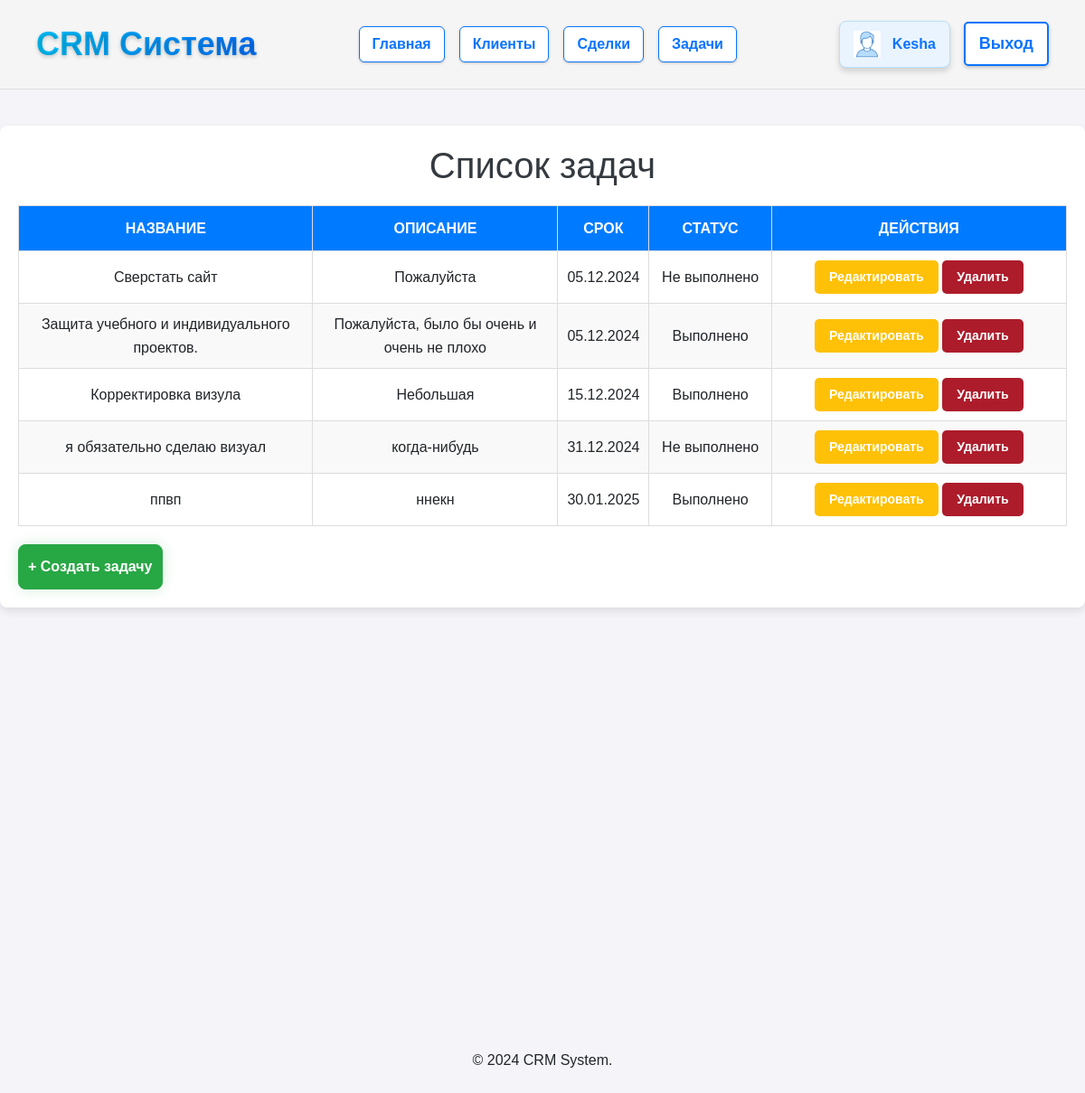
The app's page /task/ (signed in) with its own data.
### crm/models.py (models this page shows, shortened)
class Task(models.Model):
    title = models.CharField(default="", max_length=200, verbose_name="Название задачи")
    description = models.TextField(default="", blank=True, verbose_name="Описание")
    deadline = models.DateField( verbose_name="Срок выполнения")
    is_completed = models.BooleanField( verbose_name="Выполнена")

### crm/views.py (the view)
# urls.py: path('task/', views.task, name='task'),
def task(request):
    task = Task.objects.all()
    return render(request, 'crm/task.html', {'task': task})

### crm/templates/crm/task.html (shortened to what this page needs)
{% extends 'crm/base.html' %}
{% block content %}
<!DOCTYPE html>
<html lang="en">
<head>
</head>
<body>    <div class="container">
        <h1>Список задач</h1>
        <table>
            <thead>
                <tr>
                    <th>Название</th>
                    <th>Описание</th>
                    <th>Срок</th>
                    <th>Статус</th>
                    <th>Действия</th>
                </tr>
            </thead>
            <tbody>
                {% for task in task %}
                <tr>
                    <td>{{ task.title }}</td>
                    <td>{{ task.description }}</td>
                    <td>{{ task.deadline|date:"d.m.Y" }}</td>
                    <td>
                        {% if task.is_completed %}
                        Выполнено
                        {% else %}
                        Не выполнено
                        {% endif %}
                    </td>
                    <td>
                        <a href="{% url 'edit_task' task.id %}" class="btn btn-warning btn-sm">Редактировать</a>
                        <a href="{% url 'delete_task' task.id %}" onclick="return confirm('Вы уверены?');" class="btn btn-danger btn-sm">Удалить</a>
                    </td>
                </tr>
                {% empty %}
                <tr>
                    <td colspan="5" class="no-tasks">Нет задач</td>
                </tr>
                {% endfor %}
            </tbody>
        </table>
        <a href="{% url 'add_task' %}" class="btn btn-success mt-3">+ Создать задачу</a>
    </div>
</body>
</html>
{% endblock %}

### crm/templates/crm/base.html (shortened to what this page needs)
<!DOCTYPE html>
<html lang="en">
<head>
    {% load static %}
    <link rel="stylesheet" href="https://cdn.jsdelivr.net/npm/bootstrap@4.0.0/dist/css/bootstrap.min.css">
</head>
<body>
        <header>
            <nav style="display: flex; justify-content: space-between; align-items: center; padding: 20px 40px; background-color: #f5f5f5; border-bottom: 1px solid #ddd;">
                <div class="logo">
                    CRM Система
                </div>
                <ul style="list-style: none; display: flex; gap: 16px; margin: 0; padding: 0;">
                    <li>
                        <a href="{% url 'index' %}"
                            style="text-decoration: none; color: #0a73ff; background-color: #fff; font-size: 16px; font-weight: bold; padding: 6px 14px;
                            border: 1.5px solid #0a73ff; border-radius: 6px; box-shadow: 0 1px 3px rgba(0, 0, 0, 0.2);
                            display: inline-block;
                            transition: transform 0.2s ease-in-out, box-shadow 0.2s ease-in-out;"
                            onmouseover="this.style.transform='scale(1.05)'; this.style.boxShadow='0 0 6px rgba(10, 115, 255, 0.6)';"
                            onmouseout="this.style.transform='scale(1)'; this.style.boxShadow='0 1px 3px rgba(0, 0, 0, 0.2)';">
                            Главная
                        </a>
                    </li>
                    <li>
                        <a href="{% url 'client_list' %}"
                            style="text-decoration: none; color: #0a73ff; background-color: #fff; font-size: 16px; font-weight: bold; padding: 6px 14px;
                            border: 1.5px solid #0a73ff; border-radius: 6px; box-shadow: 0 1px 3px rgba(0, 0, 0, 0.2);
                            display: inline-block;
                            transition: transform 0.2s ease-in-out, box-shadow 0.2s ease-in-out;"
                            onmouseover="this.style.transform='scale(1.05)'; this.style.boxShadow='0 0 6px rgba(10, 115, 255, 0.6)';"
                            onmouseout="this.style.transform='scale(1)'; this.style.boxShadow='0 1px 3px rgba(0, 0, 0, 0.2)';">
                            Клиенты
                        </a>
                    </li>
                    <li>
                        <a href="{% url 'deals' %}"
                            style="text-decoration: none; color: #0a73ff; background-color: #fff; font-size: 16px; font-weight: bold; padding: 6px 14px;
                            border: 1.5px solid #0a73ff; border-radius: 6px; box-shadow: 0 1px 3px rgba(0, 0, 0, 0.2);
                            display: inline-block;
                            transition: transform 0.2s ease-in-out, box-shadow 0.2s ease-in-out;"
                            onmouseover="this.style.transform='scale(1.05)'; this.style.boxShadow='0 0 6px rgba(10, 115, 255, 0.6)';"
                            onmouseout="this.style.transform='scale(1)'; this.style.boxShadow='0 1px 3px rgba(0, 0, 0, 0.2)';">
                            Сделки
                        </a>
                    </li>
                    <li>
                        <a href="{% url 'task' %}"
                            style="text-decoration: none; color: #0a73ff; background-color: #fff; font-size: 16px; font-weight: bold; padding: 6px 14px;
                            border: 1.5px solid #0a73ff; border-radius: 6px; box-shadow: 0 1px 3px rgba(0, 0, 0, 0.2);
                            display: inline-block;
                            transition: transform 0.2s ease-in-out, box-shadow 0.2s ease-in-out;"
                            onmouseover="this.style.transform='scale(1.05)'; this.style.boxShadow='0 0 6px rgba(10, 115, 255, 0.6)';"
                            onmouseout="this.style.transform='scale(1)'; this.style.boxShadow='0 1px 3px rgba(0, 0, 0, 0.2)';">
                            Задачи
                        </a>
                    </li>
                </ul>
            <div style="display: flex; align-items: center; gap: 15px;">
                {% if user.is_authenticated %}
                <span style="display: flex; align-items: center; background-color: #eaf4fe; padding: 10px 15px; border-radius: 8px; font-size: 16px; color: #0a73ff; font-weight: bold; border: 1px solid #b6dfff; box-shadow: 0px 4px 6px rgba(0, 0, 0, 0.15);">
                    <img src="/static/images/user_icon.png" alt="User Icon" style="width: 30px; height: 30px; margin-right: 8px;">
                    <b style="margin-left: 5px;">{{ user.get_username }}</b>
                </span>
                <a href="{% url 'logged_out' %}?next={{ request.path }}"
                    style="text-decoration: none; color: #0a73ff; background-color: #fff; font-size: 18px; font-weight: bold; padding: 8px 15px; border: 2px solid #0a73ff; border-radius: 5px; box-shadow: 0 2px 4px rgba(0, 0, 0, 0.2);
                    transition: transform 0.2s ease-in-out, box-shadow 0.2s ease-in-out;"
                    onmouseover="this.style.transform='scale(1.05)'; this.style.boxShadow='0 0 8px rgba(10, 115, 255, 0.6)';"
                    onmouseout="this.style.transform='scale(1)'; this.style.boxShadow='0 2px 4px rgba(0, 0, 0, 0.2)';">
                    Выход
                </a>
                {% endif %}
            </div>
        </nav>
    </header>
    <main>
        {% block content %}{% endblock %}
    </main>
    <div class="container-fluid mt-5 pb-5"></div>
    <div class="container-fluid mt-5 pb-5"></div>
    <div class="container-fluid mt-5 pb-5"></div>
    <div class="container-fluid mt-5 pb-5"></div>
    <div class="container-fluid mt-5 pb-5"></div>
    <footer bg-success text-light class="text-center py-2">
        <p>© 2024 CRM System.</p>
    </footer>
</body>
</html>

### crm/templates/crm/base.html (style rules this page uses)
body { font-family: Arial, sans-serif; background-color: #f4f4f9; margin: 0; padding: 0; line-height: 1.6; }
.logo { font-size: 36px; font-weight: bold; background: linear-gradient(90deg, #00c6ff, #0072ff); -webkit-background-clip: text; -webkit-text-fill-color: transparent; position: relative; animation: blueGlow 2s infinite alternate; text-shadow: 0 2px 4px rgba(0, 0, 0, 0.2); cursor: pointer; transition: transform 0.3s ease, text-shadow 0.3s ease; }
ul li a { text-decoration: none; color: #333; font-size: 18px; font-weight: 500; position: relative; padding: 10px 15px; border-radius: 8px; transition: all 0.3s ease; }

### crm/templates/crm/task.html (style rules this page uses)
body { font-family: Arial, sans-serif; background-color: #f4f4f9; margin: 0; padding: 0; line-height: 1.6; }
.container { max-width: 1200px; margin: 40px auto; background-color: #fff; padding: 20px; box-shadow: 0 4px 10px rgba(0, 0, 0, 0.1); border-radius: 8px; position: relative; padding-bottom: 90px; }
h1 { text-align: center; color: #343a40; }
table { width: 100%; border-collapse: collapse; margin-top: 20px; }
table th { background: #007bff; color: #fff; text-transform: uppercase; }
table th, table td { padding: 12px 15px; border: 1px solid #ddd; box-sizing: border-box; text-align: center; vertical-align: middle; }
tbody td { padding: 10px; text-align: center; vertical-align: middle; border: 1px solid #ddd; word-wrap: break-word; }
tbody tr:nth-child(even) { background-color: #f9f9f9; }
thead th:nth-child(1), tbody td:nth-child(1) { width: 30%; }
thead th:nth-child(2), tbody td:nth-child(2) { width:25%; }
thead th:nth-child(5), tbody td:nth-child(5) { width:30%; }
thead th:nth-child(4), tbody td:nth-child(4) { width:12%; }
.btn { font-size: 14px; padding: 5px 10px; border-radius: 4px; color: #fff; text-decoration: none; cursor: pointer; display: inline-block; }
.btn.btn-success.mt-3 { position: absolute; bottom: 20px; left: 20px; padding: 12px 10px; background-color: #28a745; color: #fff; font-size: 16px; font-weight: bold; border-radius: 8px; text-align: center; cursor: pointer; text-decoration: none; box-shadow: 0 0 15px rgba(40, 167, 69, 0.2); transition: all 0.3s ease; display: inline-block; }
.btn.btn-warning.btn-sm, .btn.btn-danger.btn-sm { padding: 8px 16px; border: none; border-radius: 5px; font-weight: bold; cursor: pointer; color: #fff; text-decoration: none; display: inline-block; }
.btn.btn-warning.btn-sm { background-color: #ffc107; }
.btn.btn-danger.btn-sm { background-color: #ad1c2b; }

### records on screen
Task: title "Сверстать сайт", description "Пожалуйста", deadline "05.12.2024", is_completed "Не выполнено"
Task: title "Защита учебного и индивидуального проектов.", description "Пожалуйста, было бы очень и очень не плохо", deadline "05.12.2024", is_completed "Выполнено"
Task: title "Корректировка визула", description "Небольшая", deadline "15.12.2024", is_completed "Выполнено"
Task: title "я обязательно сделаю визуал", description "когда-нибудь", deadline "31.12.2024", is_completed "Не выполнено"
Task: title "ппвп", description "ннекн", deadline "30.01.2025", is_completed "Выполнено"

### other values on screen
{{ user.get_username }} "Kesha"
